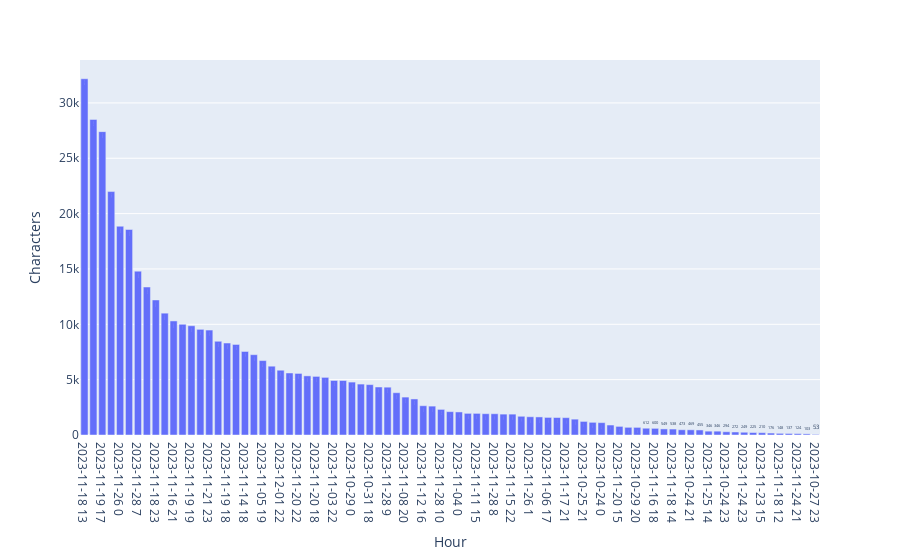

Notebook cell for this chart:
### Code cell
fig_top_hours_by_characters = px.bar(df_top_hours_by_characters, 
x = 'Hour', y = 'Characters', text = 'Characters')
fig_top_hours_by_characters.update_xaxes(type = 'category')
fig_top_hours_by_characters.write_html('Analyses/top_hours_by_characters.html')
fig_top_hours_by_characters.write_image(
    'Analyses/top_hours_by_characters.png', 
    width = 1920, height = 1080, engine = 'kaleido', scale = 2)
fig_top_hours_by_characters
